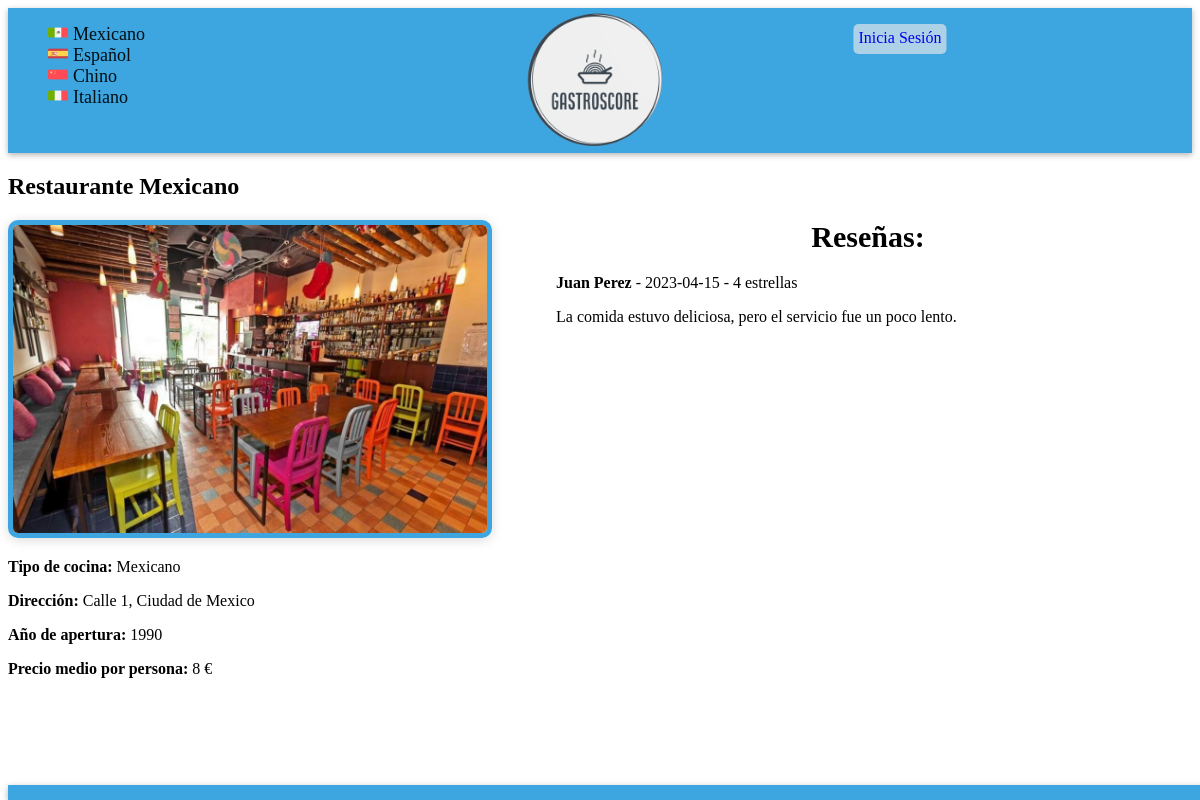
Page /restaurante.php?id_rest=1 on the committed database.
### tables this page shows
CREATE TABLE IF NOT EXISTS `Restaurantes` (
  `id_rest` INT (11) NOT NULL AUTO_INCREMENT,
  `nombre` varchar(50) NOT NULL,
  `apertura` INT (5) NOT NULL,
  `precio` INT (5) NOT NULL,
  `direccion` varchar(100) NOT NULL,
  `imagen` varchar(50) NOT NULL,
  PRIMARY KEY (`id_rest`)
);

CREATE TABLE IF NOT EXISTS `Categorias` (  
  `id_categoria` INT (11) NOT NULL AUTO_INCREMENT,
  `nombre` varchar(50) NOT NULL,
  `clave` varchar(70) NOT NULL,
  PRIMARY KEY (`id_categoria`)
);

### restaurante.php (the view, shortened to what this page needs)
<?php
require_once 'includes/src/Restaurante.php';
$id_rest = $_GET['id_rest'];
 $sql = "SELECT r.*, c.nombre AS categoria FROM Restaurantes r
        INNER JOIN Rest_Cat rc ON r.id_rest = rc.id_rest
        INNER JOIN Categorias c ON rc.id_categoria = c.id_categoria
        WHERE r.id_rest = $id_rest";
$result = $conn->query($sql);
$sql_comentarios = "SELECT nombre_usuario, fecha, puntuacion as puntuacion, comentario FROM Comentarios WHERE id_rest = $id_rest GROUP BY nombre_usuario, fecha, comentario ORDER BY fecha DESC";
$result_comentarios = $conn->query($sql_comentarios);
if ($result->num_rows > 0) {
    $restaurante = $result->fetch_assoc();
    $contenidoPrincipal = "<h2>" . $restaurante['nombre'] . "</h2>" .
      "<img src='" . $restaurante['imagen'] . "' alt='Imagen del restaurante' id='restaurante-imagen'>" .
      "<div id='detalles'>" . "<p><strong>Tipo de cocina:</strong> " . $restaurante['categoria'] . "</p>" .
      "<p><strong>Dirección:</strong> " . $restaurante['direccion'] . "</p>" .
      "<p><strong>Año de apertura:</strong> " . $restaurante['apertura'] . "</p>" .
      "<p><strong>Precio medio por persona:</strong> " . $restaurante['precio'] . " €" . "</p>" ;
    $contenidoPrincipal .= "</div>";
        if ($result_comentarios->num_rows > 0) {
          $contenidoPrincipal .= "<div id='comentarios'>" .
          "<h3 class='comentarios-titulo'>Reseñas:</h3>";
          while ($comentario = $result_comentarios->fetch_assoc()) {
          $contenidoPrincipal .= "<p><strong>" . $comentario['nombre_usuario'] . "</strong> - " . $comentario['fecha'] . " - " . $comentario['puntuacion'] . " estrellas</p>" .
                                "<p>" . $comentario['comentario'] . "</p>";
          }
        } else {
          $contenidoPrincipal .= "<div id='comentarios'>" .
          "<h3 class='comentarios-titulo'>Reseñas:</h3>";
          $contenidoPrincipal .= "<p>Aún no hay comentarios para este restaurante.</p>";
        }
}
 else {
  $tituloPagina = 'Restaurante no encontrado';
  $contenidoPrincipal = "<p>Lo sentimos, el restaurante no se encuentra en nuestra base de datos.</p>";
}
require('./includes/src/vistas/plantillas/plantilla.php');
?>

### css/estilo.css (style rules this page uses)
h3 { font-size: 30px; font-weight: bold; margin-bottom: 20px; }
#restaurante-imagen { height: 500px; border-radius: 10px; border: 5px solid #3da5e0; border-radius: 10px; box-shadow: 0px 2px 12px rgba(0, 0, 0, 0.15); width: 40%; height: auto; position: relative; }
#comentarios { width: 52%; position: absolute; top: 0; right: 0; padding: 20px; margin-top: 200px; }
.comentarios-titulo { margin-top: 0; text-align: center; }

### rows in the picture
restaurantes: nombre "Restaurante Mexicano", imagen (picture), categorias.nombre "Mexicano", direccion "Calle 1, Ciudad de Mexico", apertura "1990", precio "8"

### other values in the picture
$comentario['nombre_usuario'] "Juan Perez"
$comentario['fecha'] "2023-04-15"
$comentario['puntuacion'] "4"
$comentario['comentario'] "La comida estuvo deliciosa, pero el servicio fue un poco lento."
